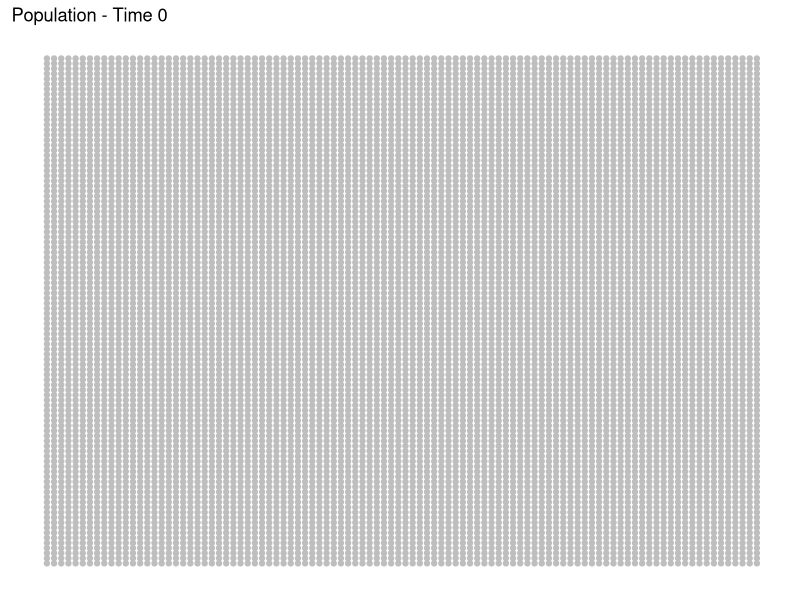
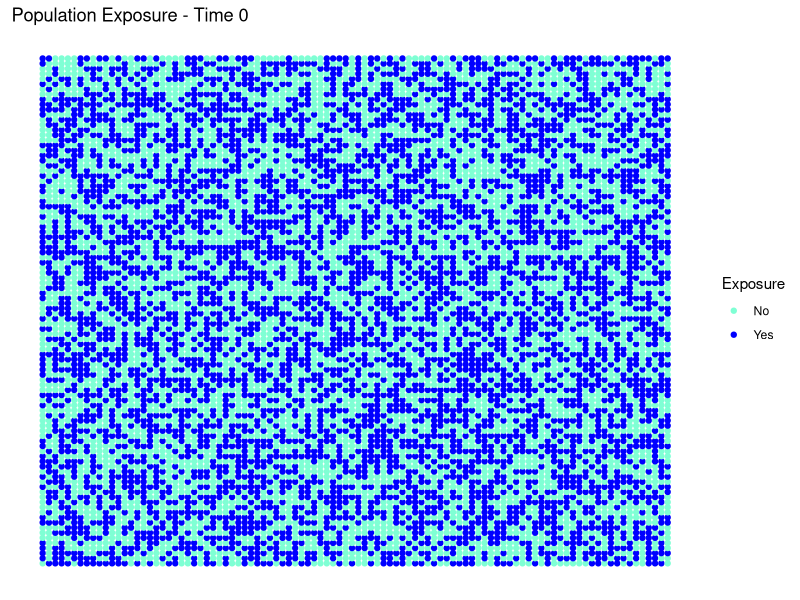
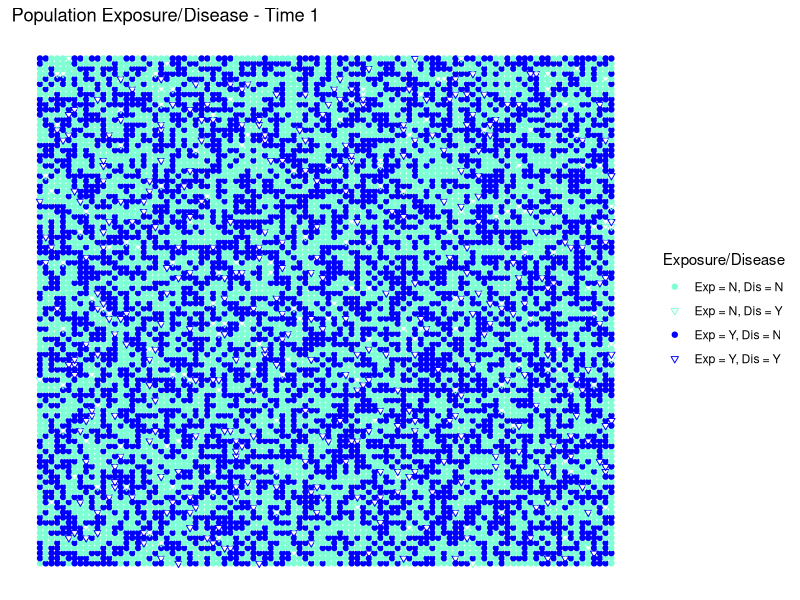
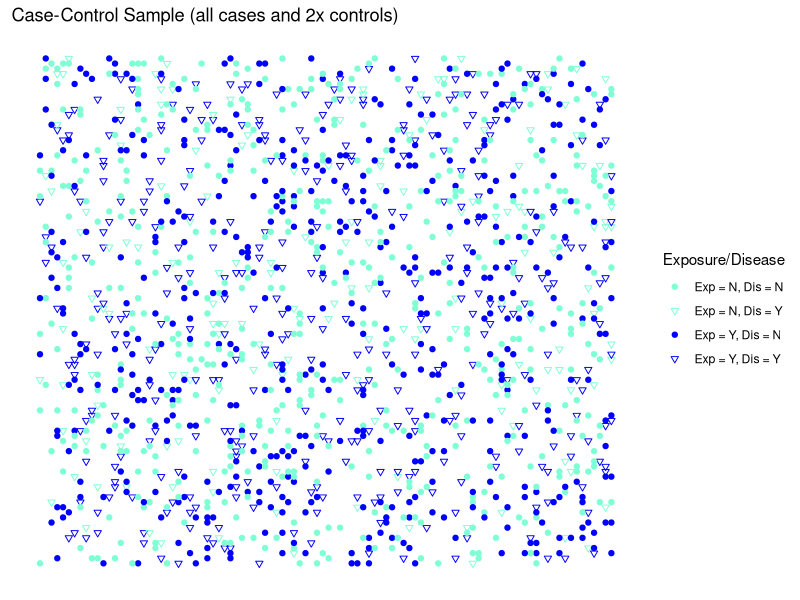

The R script that drew these images, in order: (Note: this script raises an error after producing the figures.)
## ---- chunk 1
# tidyverse package contains dplyr and ggplot packages 
library(tidyverse) 
# broom package allows for easy output of coefficients from models
library(broom)
## ---- chunk 2
# simulation population data ----
pop_data <- data_frame(x = rep(seq(from = 1, to = 100, by =1), 100)) %>% 
  arrange(x) %>%  # sort x by ascending values
  cbind(y = rep(seq(from = 1, to = 100, by =1), 100)) 
## ---- chunk 3
# plot of population at time 0 ----
ggplot(pop_data, aes(x=x, y=y)) +
  geom_point(color = "grey") +
  # title at time 0
  ggtitle("Population - Time 0") +
  theme(panel.background = element_rect("white"),
        axis.line = element_blank(),
        axis.text = element_blank(),
        axis.title = element_blank(),
        axis.ticks = element_blank())

## ---- chunk 4
# setting a seed for simulations so they turn out the same each time
set.seed(987)
pop_data <- pop_data %>% 
  # create randomly assigned proportion of disease
  mutate(exposure = rbinom(10000, size = 1, prob = 0.5),
         exp_yn = ifelse(exposure == 1, "Yes", "No"))
## ---- chunk 5
# cross tabs of exposure
xtabs(~ exp_yn, pop_data) 
# proportion of exposed in source pop
mean(pop_data$exposure) 
## ---- chunk 6
# plot of exposure at time 0 ----
ggplot(pop_data, aes(x=x, y=y, color = exp_yn)) +
  geom_point() +
  scale_color_manual(guide = guide_legend("Exposure"), 
                     values = c("aquamarine1", "blue")) +
  # title at time 0
  ggtitle("Population Exposure - Time 0") +
  theme(panel.background = element_rect("white"),
        axis.line = element_blank(),
        axis.text = element_blank(),
        axis.title = element_blank(),
        axis.ticks = element_blank())
## ---- chunk 7
# finding the formula of the baseline disease probability I want
#1/(1+exp(-(-3.6 + 0.69))) 
# logit relationship between dis and exp
logit_form = -3.33 + 0.69*pop_data$exposure # linear combination with a bias
# define probability of disease given formula
pr = 1/(1+exp(-logit_form))   

# simulate disease
pop_data <- pop_data %>% 
  cbind(disease = rbinom(10000, size = 1, prob = pr)) %>% 
  mutate(dis_yn = ifelse(disease == 1, "Yes", "No"),
         # make 4 category exposure/disease variable
         exp_dis = as.factor(
                   ifelse(exposure == 0 & disease == 0, "Exp = N, Dis = N",
                   ifelse(exposure == 0 & disease == 1, "Exp = N, Dis = Y",
                   ifelse(exposure == 1 & disease == 0, "Exp = Y, Dis = N",
                   ifelse(exposure == 1 & disease == 1, "Exp = Y, Dis = Y", 
                          NA))))))
## ---- chunk 8
# check to make sure disease in population is around ~5%
mean(pop_data$disease) 
# 2x2 table
pop_tab <- xtabs(~exp_yn + dis_yn, pop_data)
pop_tab
# exposure proportion given disease
prop.table(pop_tab, 2)
## ---- chunk 9
# plot of population exposure/disease 
ggplot(pop_data, aes(x=x, y=y, color = exp_dis, shape = exp_dis)) +
  geom_point() +
  scale_color_manual(guide = guide_legend("Exposure/Disease"), 
                     values = c("aquamarine1", "aquamarine1", "blue", "blue")) +
  # custom shape
  scale_shape_manual(guide = guide_legend("Exposure/Disease"), 
                     values = c(19, 25, 19, 25)) + 
  # title at time 0
  ggtitle("Population Exposure/Disease - Time 1") +
  theme(panel.background = element_rect("white"),
        axis.line = element_blank(),
        axis.text = element_blank(),
        axis.title = element_blank(),
        axis.ticks = element_blank())
## ---- chunk 10
# risk ratio model
rr_mod <- tidy(glm(disease ~ exposure, data = pop_data,
                       family = "poisson"(link="log"))) 
# risk ratio estimate
exp(rr_mod[2,2])
## ---- chunk 11
# risk difference model
rd_mod <- tidy(glm(disease ~ exposure, data = pop_data,
                       family = "binomial"(link="identity"))) 
# risk difference estimate
rd_mod[2,2]
## ---- chunk 12
# odds ratio model
or_mod <- tidy(glm(disease ~ exposure, data = pop_data,
                       family = "binomial"(link="logit"))) 
# odds ratio estimate
true_or <- exp(or_mod[2,2])
true_or 
# I'm creating this object for latter use
## ---- chunk 13
# output the cases
all_cases_data <- pop_data %>% 
  filter(disease == 1) 

# set seed for random sample to make sure it reproduces each time
set.seed(123)
# pick double the controls
sample_control_data <- pop_data %>% 
  filter(disease == 0) %>% 
  sample_n(2*nrow(all_cases_data))


# row bind the two dataframes together
case_control_data1 <- bind_rows(all_cases_data, sample_control_data)
## ---- chunk 14
# plot of population exposure/disease 
ggplot(case_control_data1, aes(x=x, y=y, color = exp_dis, shape = exp_dis)) +
  geom_point() +
  scale_color_manual(guide = guide_legend("Exposure/Disease"), 
                     values = c("aquamarine1", "aquamarine1", "blue", "blue")) +
  # custom shape
  scale_shape_manual(guide = guide_legend("Exposure/Disease"), 
                     values = c(19, 25, 19, 25)) + 
  # title at time 0
  ggtitle("Case-Control Sample (all cases and 2x controls)") +
  theme(panel.background = element_rect("white"),
        axis.line = element_blank(),
        axis.text = element_blank(),
        axis.title = element_blank(),
        axis.ticks = element_blank())
## ---- chunk 15
# cross tabs of exposure
cc_tab1 <- xtabs(~ exp_yn + dis_yn, case_control_data1) 
cc_tab1
# proportion of exposure, given disease
prop.table(cc_tab1, 2)

## ---- chunk 16
# dataframe of odds ratio
cc_or_mod <- tidy(glm(disease ~ exposure, data = case_control_data1,
             family = "binomial"(link="logit")))

odds_ratio <- round(exp(cc_or_mod[2, 2]),2)
lower_bound <- round(exp(cc_or_mod[2, 2] - (1.96*cc_or_mod[2,3])),2)
upper_bound <- round(exp(cc_or_mod[2, 2] + (1.96*cc_or_mod[2,3])),2)

# names vector
names <- c("OR", "95% CI Lower", "95% CI Upper")
# OR estimates vector
dis_given_exp <- c(odds_ratio, lower_bound, upper_bound)
or_estimates <- rbind(names, dis_given_exp)
or_estimates
## ---- chunk 17
# risk difference model
rd_mod <- tidy(glm(disease ~ exposure, data = case_control_data1,
                       family = "binomial"(link="identity"))) 
# risk difference estimate
rd_mod[2,2]
## ---- chunk 18
n_case_control <- seq(from = 10, to = 500, by = 10)

# create empty matrix 
bias_matrix <- matrix(nrow = length(n_case_control), ncol = 4)
# col names
colnames(bias_matrix) <- c("samp_n", "perc_bias_median", 
                           "perc_bias_lower", "perc_bias_upper")

set.seed(123)
# double loop where I run models based on i number of cases and controls

for(i in 1:length(n_case_control)){
  # fill sample size column of empty matrix
  bias_matrix[i,1] <- n_case_control[i]
  
  # empty vector to populate with % bias
  or_vector <- vector(mode="double", length = 1000)
  
  # repeate process 100 times to estimate a distribution of bias 
  for(j in 1:100){
    case_control_data <- pop_data %>% 
    # create selection variable
      group_by(disease) %>% 
      do(sample_n(.,n_case_control[i]))

    # or mod
    cc_or_mod <- tidy(glm(disease ~ exposure, data = case_control_data,
                   family = "binomial"(link="logit")))
    # estimate odds ratio
    odds_ratio <- round(exp(cc_or_mod[2, 2]),2)
    # calculate percent bias (difference from sample vs true)
    perc_bias <- (true_or - odds_ratio)/true_or
    # fill vector
    or_vector[j] <- perc_bias
    
  } # end first loop repeated sampling
  # take the median of the vectors
  or_est <- quantile(or_vector, c(0.01, 0.5, 0.99))
  # fill bounds of matrix
  bias_matrix[i, 3] <- or_est[1]
  bias_matrix[i, 2] <- or_est[2]
  bias_matrix[i, 4] <- or_est[3]
}  # end loop

# set permanent dataframe
bias_df <- as.data.frame(bias_matrix)

# plot of bias as sample size increases
ggplot(bias_df, aes(x=samp_n)) +
  geom_ribbon(aes(ymin=perc_bias_lower, ymax=perc_bias_upper), alpha=0.4,
              fill = "blue") +
  geom_line(aes(y = perc_bias_median), color = "blue") +
  ggtitle("Percent Bias vs. Sample Size") +
  ylab(expression("Percent Bias (% Estimated OR is Different from True OR)")) +
  xlab('1x1 Sample Size of Cases and Controls') + 
  theme(panel.background = element_rect(fill = 'white', colour = 'black'),
    panel.grid.major = element_blank(),
    panel.grid.minor = element_blank(),
    axis.text.x = element_text(size = 12),
    axis.text.y = element_text(size = 12),
    axis.title.y = element_text(angle = 90, size = 12),
    axis.title.x = element_text(size = 14), 
    strip.background = element_rect(fill = 'white')) 

